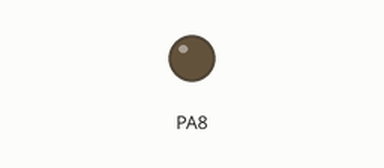
A sketch run on a simulated STM32 Blue Pill. Shown: output pins drawn as LEDs (lit = HIGH).

Above: at 2.1 s.
At 3.6 s:
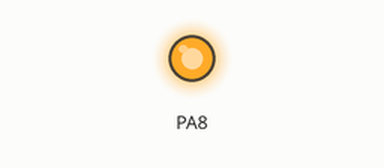
Timing chart, 0 to 5.1 s (numbered marks = the images above):
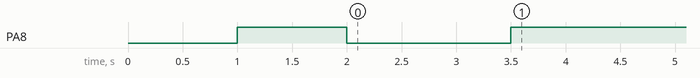

The sketch:

ATControl.ino
```cpp
void setup() {
  // initialize both serial ports:
  Serial.begin(115200);
  Serial1.begin(115200);
  delay(1000);
  //start the SIM868 module
  pinMode(PA8, OUTPUT);
  digitalWrite(PA8, HIGH);
  delay(1000);
  digitalWrite(PA8, LOW);
  delay(1500);
  digitalWrite(PA8, HIGH);
}

void loop() {
  // read from port 1, send to port 0:
  if (Serial1.available()) {
    int inByte = Serial1.read();
    Serial.write(inByte);
  }

  // read from port 0, send to port 1:
  if (Serial.available()) {
    int inByte = Serial.read();
    Serial1.write(inByte);
  }
}
```
